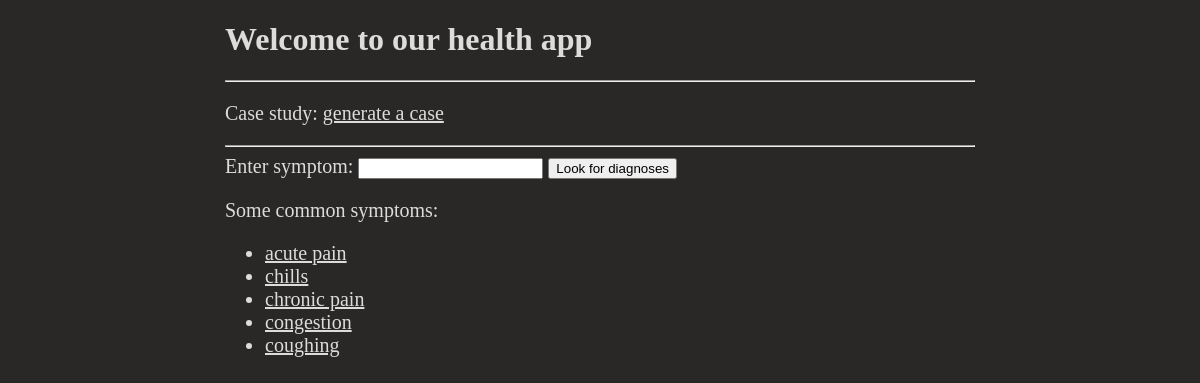
The app's page /health/ with its own data.
### health/models.py (models this page shows, shortened)
class Symptom(models.Model):
    symptom_text = models.CharField(max_length=200)
    locations = models.ManyToManyField(Location)
    class Meta:
        ordering = ('symptom_text',)

### health/views.py (the view)
# urls.py: path('', views.home, name='home'),
def home(request):
    common_symptoms = Symptom.objects.all()[:5]
    context = { 'common_symptoms': common_symptoms }
    return render(request, 'health/home.html', context)

### health/templates/health/home.html (shortened to what this page needs)
<!DOCTYPE html>
<html>
  <head>
    {% load static %}
    <link rel="stylesheet" type="text/css" href="{% static 'health/style.css' %}">
  </head>
  <body>
    <h1> Welcome to our health app </h1>
    <hr>
    <p> Case study: <a href="{% url 'health:case' %}"> generate a case </a> </p>
    <hr>
    <form onSubmit="return getURL_given_input();">
      Enter symptom: <input type="text" name="url" id="url"> <input type="submit" value="Look for diagnoses">
    </form>
    {% if common_symptoms %}
      <p> Some common symptoms: </p>
      <ul>
      {% for symptom in common_symptoms %}
        <li><a href="{% url 'health:diagnoses' symptom.symptom_text %}"> {{ symptom.symptom_text }} </a></li>
      {% endfor %}
      </ul>
    {% else %}
      <p> No symptom information saved in system. </p>
    {% endif %}
  </body>
</html>

### health/static/health/style.css (style rules this page uses)
body { color: gainsboro; background: #2A2826; margin: auto; width: 75%; max-width: 750px; }
p, form, ul { font-size:20px; }
a:link, a:visited { color: gainsboro; }

### records on screen
Symptom: symptom_text "acute pain"
Symptom: symptom_text "chills"
Symptom: symptom_text "chronic pain"
Symptom: symptom_text "congestion"
Symptom: symptom_text "coughing"
